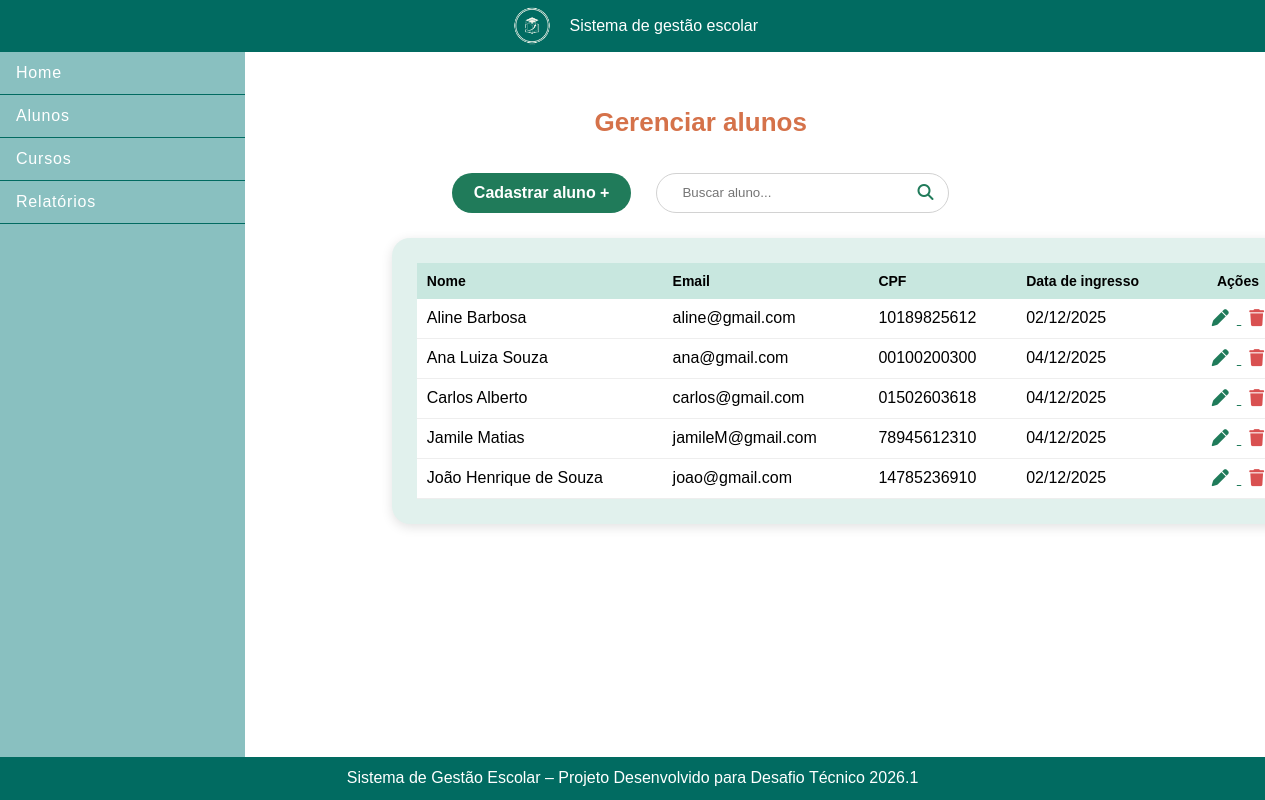
/alunos/, run on an earlier commit of the app's database.
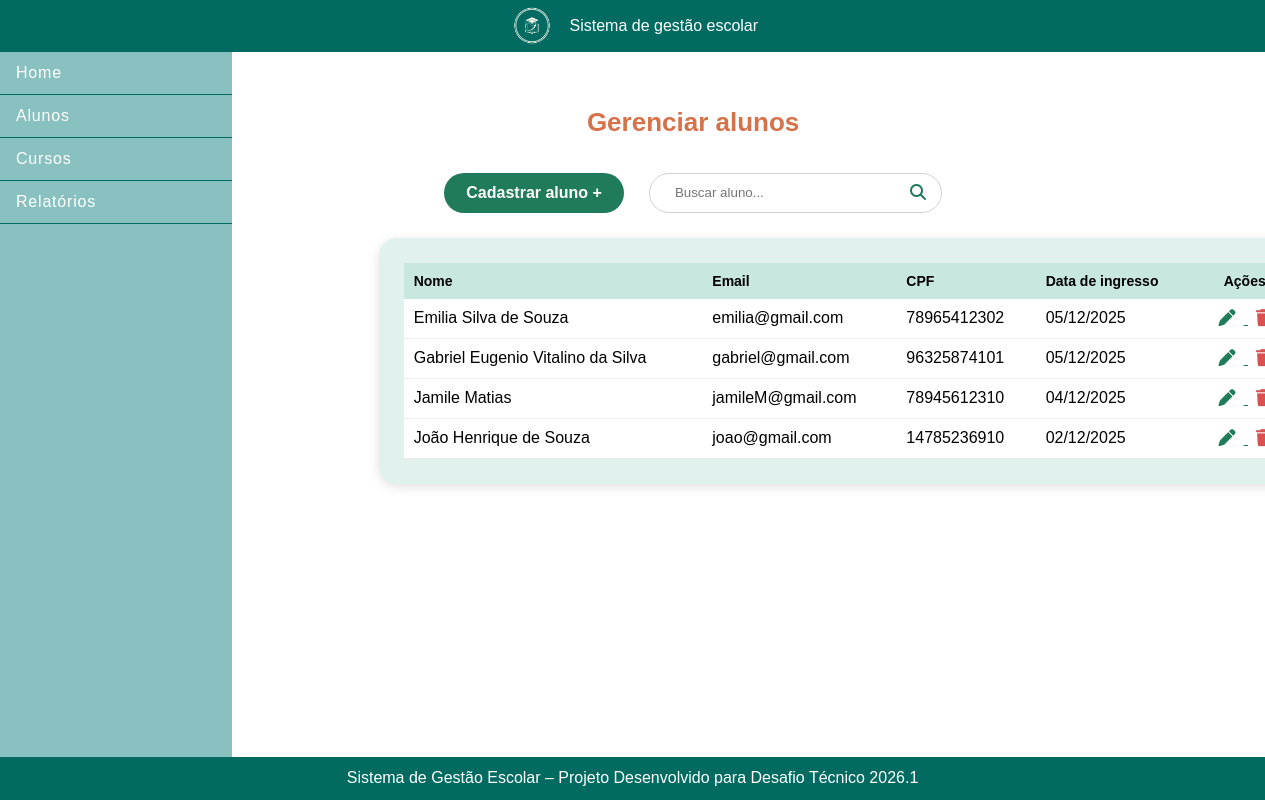
And on a later commit of the database.
### escola/models.py (models this page shows, shortened)
class Aluno(models.Model):
    nome = models.CharField(max_length=100)
    email = models.EmailField(unique = True)
    cpf = models.CharField(max_length=11, unique=True)
    data_ingresso = models.DateTimeField(auto_now_add=True)

### escola/views.py (the view)
# urls.py: path('alunos/', AlunoList.as_view(), name='listar-alunos'),
def alunos(request):
    lista = AlunoService.listar_alunos()
    busca = request.GET.get('q')
    if busca:
        lista = lista.filter(nome__icontains=busca)
    return render(request, 'escola/alunos.html', {
        'alunos': lista
    })

### escola/services/alunoservices.py (called while the page is built)
    @staticmethod
    def listar_alunos():
        return Aluno.objects.order_by('nome')

### escola/templates/escola/alunos.html
{% extends 'escola/base.html' %}
{% block content %}
<section class="alunos-container">
    <h1>Gerenciar alunos</h1>
    <div class="alunos-top-bar">
        <a class="btn-cadastrar" href="{% url 'cadastrar_aluno' %}">
            Cadastrar aluno +
        </a>
        <form method="GET" class="search-box">
            <input type="text" name="q" placeholder="Buscar aluno..." value="{{ request.GET.q }}">
            <button type="submit"><i class="fas fa-search"></i></button>
        </form>
    </div>
    <div class="alunos-card">
        <table>
            <thead>
                <tr>
                    <th>Nome</th>
                    <th>Email</th>
                    <th>CPF</th>
                    <th>Data de ingresso</th>
                    <th class="center">Ações</th>
                </tr>
            </thead>
            <tbody>
                {% for aluno in alunos %}
                <tr>
                    <td>{{ aluno.nome }}</td>
                    <td>{{ aluno.email }}</td>
                    <td>{{ aluno.cpf }}</td>
                    <td>{{ aluno.data_ingresso|date:"d/m/Y" }}</td>
                    <td class="center actions">
                        <a href="{% url 'editar_aluno' aluno.cpf %}" class="edit">
                            <i class="fas fa-pen"></i>
                        </a>
                        <a href="{% url 'deletar_aluno' aluno.cpf %}" class="delete">
                            <i class="fas fa-trash"></i>
                        </a>
                    </td>
                </tr>
                {% empty %}
                <tr>
                    <td colspan="5" class="center">Nenhum aluno encontrado.</td>
                </tr>
                {% endfor %}
            </tbody>
        </table>
    </div>
</section>
{% endblock %}

### escola/templates/escola/base.html (shortened to what this page needs)
<!DOCTYPE html>
<html lang="pt-BR">
<head>
    {% load static %}
    <link rel="stylesheet" href="{% static 'escola/css/base.css' %}">
    <link rel="stylesheet" href="{% static 'escola/css/barra_lateral.css' %}">
    <link rel="stylesheet" href="{% static 'escola/css/home.css' %}">
    <link rel="stylesheet" href="{% static 'escola/css/cadastrar_aluno.css' %}">
    <link rel="stylesheet" href="{% static 'escola/css/alunos.css' %}">
    <link rel="stylesheet" href="https://cdnjs.cloudflare.com/ajax/libs/font-awesome/6.5.0/css/all.min.css">
</head>
<body>
    <header>
        <img src="../../static/escola/img/logo.png" alt="">
        <p>Sistema de gestão escolar</p>
    </header>
    <main>
        {% include 'escola/barra_lateral.html' %}
        <div class="conteudo">
            {% block content %}{% endblock %}
        </div>
    </main>
    <footer>
        <p>Sistema de Gestão Escolar – Projeto Desenvolvido para Desafio Técnico 2026.1</p>
    </footer>
</body>
</html>

### escola/templates/escola/barra_lateral.html
<div id="barra-lateral">
    <nav>
        <ul>
            <li><a href="{% url 'home' %}">Home</a></li>
            <li><a href="{% url 'alunos' %}">Alunos</a></li>
            <li><a href="{% url 'cursos' %}">Cursos</a></li>
            <li><a href="{% url 'relatorios' %}">Relatórios</a></li>
        </ul>
    </nav>
</div>

### escola/static/escola/css/base.css (style rules this page uses)
html { height: 100%; }
* { margin: 0; padding: 0; box-sizing: border-box; }
.conteudo { max-width: 1100px; margin: 0 10%; padding: 20px; }
body { display: flex; flex-direction: column; min-height: 100vh; font-family: 'Manrope', sans-serif; }
header { background-color: #016B61; display: flex; justify-content: center; align-items: center; padding: 0.5%; gap: 1%; color: white; }
header img { width: 4%; height: 4%; }
main { flex: 1; display: flex; }
footer { background-color: #016B61; color: white; display: flex; justify-content: center; padding: 1%; }

### escola/static/escola/css/barra_lateral.css (style rules this page uses)
#barra-lateral { background-color: rgba(112, 178, 178, 0.82); width: 20%; font-family: 'Manrope', sans-serif; font-weight: bold; }
#barra-lateral ul { list-style: none; }
#barra-lateral li { border-bottom: 1px solid #016B61; }
#barra-lateral a { display: block; padding: 12px 16px; text-decoration: none; color: #ffffff; font-weight: 400; letter-spacing: 0.05em; }

### escola/static/escola/css/alunos.css (style rules this page uses)
.alunos-container { width: 85%; padding-top: 35px; text-align: center; }
.alunos-container h1 { color: #d5724a; font-size: 26px; font-weight: 600; margin-bottom: 35px; }
.alunos-top-bar { display: flex; justify-content: center; gap: 25px; margin-bottom: 25px; }
.btn-cadastrar { background: #207b5a; color: white; padding: 12px 22px; border-radius: 25px; font-weight: 600; transition: .25s; text-decoration: none; display: flex; align-items: center; justify-content: center; border: none; outline: none; line-height: 1; }
.search-box { display: flex; align-items: center; background: white; border: 1px solid #d2d2d2; border-radius: 25px; padding-left: 15px; }
.search-box input { border: none; outline: none; padding: 10px; width: 230px; }
.search-box button { background: none; border: none; padding: 10px 15px; cursor: pointer; color: #207b5a; font-size: 16px; }
.alunos-card { background: #e1f1ed; padding: 25px; border-radius: 18px; width: 150%; margin: 0 auto; box-shadow: 0 3px 12px rgba(0,0,0,0.12); }
table { width: 100%; border-collapse: collapse; }
thead tr { background: #c8e7df; }
th, td { padding: 10px 10px; text-align: left; }
th { font-size: 14px; font-weight: 600; }
tbody tr { background: white; border-bottom: 1px solid #eee; }
.actions i { font-size: 17px; cursor: pointer; margin: 0 8px; transition: .2s; }
.actions .edit { color: #207b5a; }
.actions .delete { color: #d95050; }
.center { text-align: center; }

What changed in the data, as far as the page shows it:
removed Aluno: nome "Aline Barbosa", email "aline@gmail.com", cpf "10189825612", data_ingresso "02/12/2025"
removed Aluno: nome "Ana Luiza Souza", email "ana@gmail.com", cpf "00100200300", data_ingresso "04/12/2025"
removed Aluno: nome "Carlos Alberto", email "carlos@gmail.com", cpf "01502603618", data_ingresso "04/12/2025"
added Aluno: nome "Emilia Silva de Souza", email "emilia@gmail.com", cpf "78965412302", data_ingresso "05/12/2025"
added Aluno: nome "Gabriel Eugenio Vitalino da Silva", email "gabriel@gmail.com", cpf "96325874101", data_ingresso "05/12/2025"
